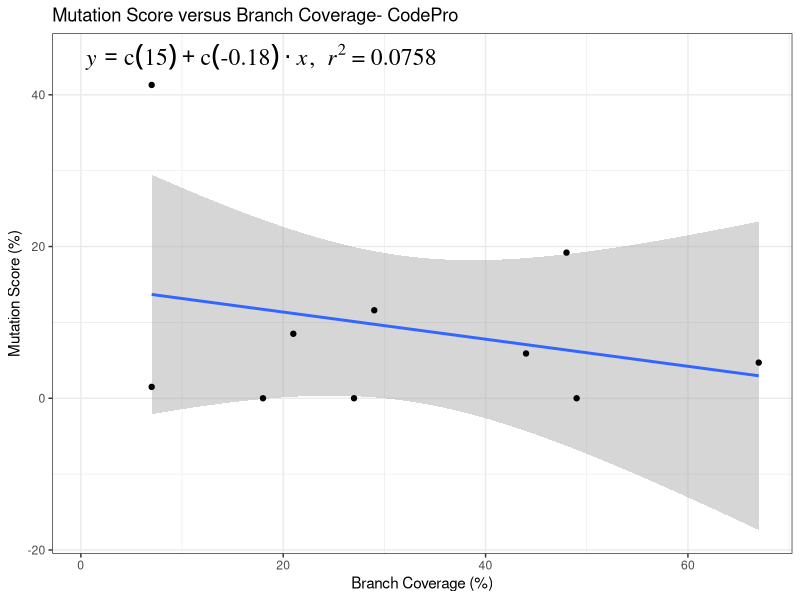
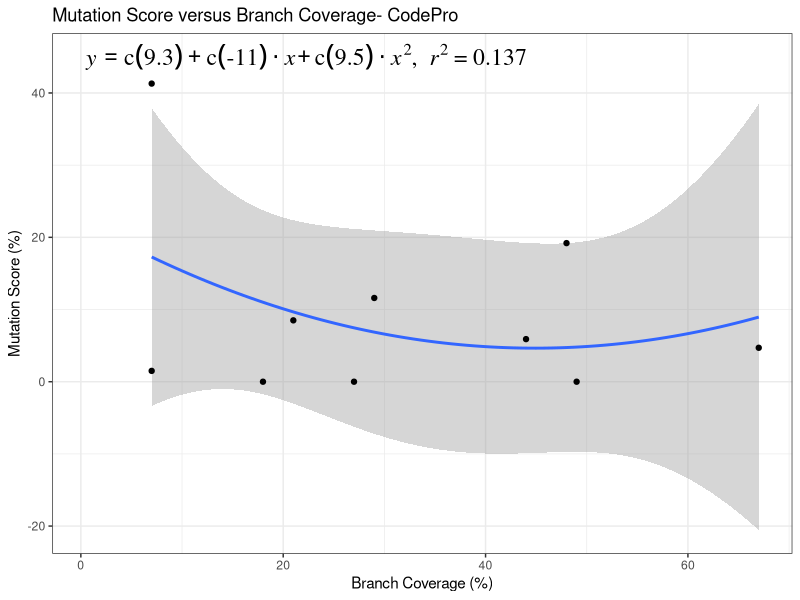
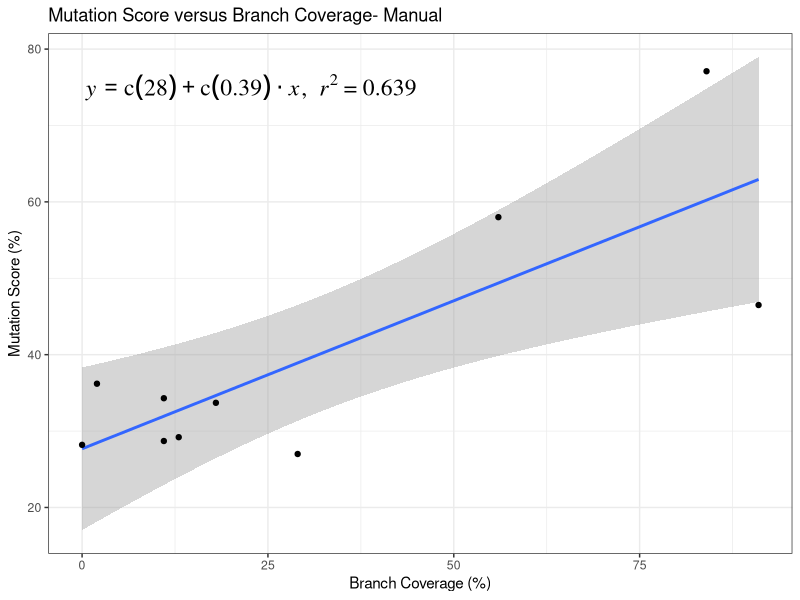
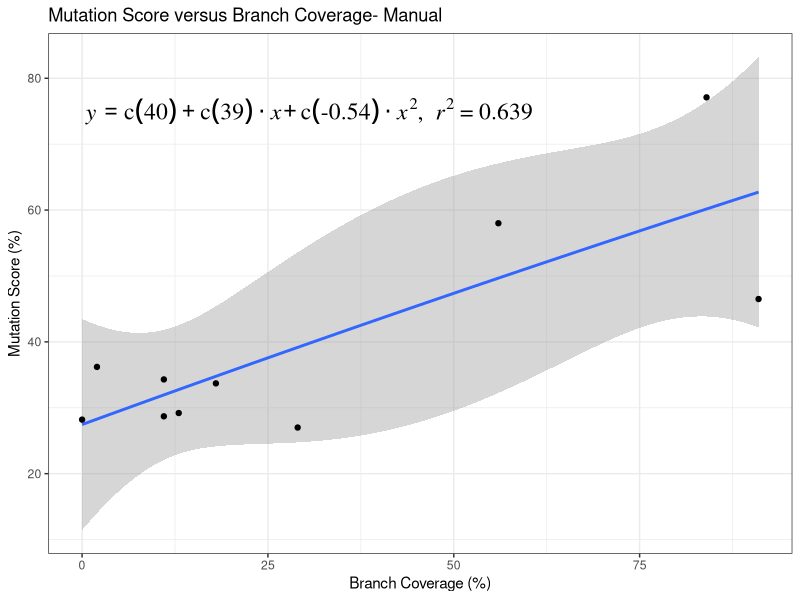
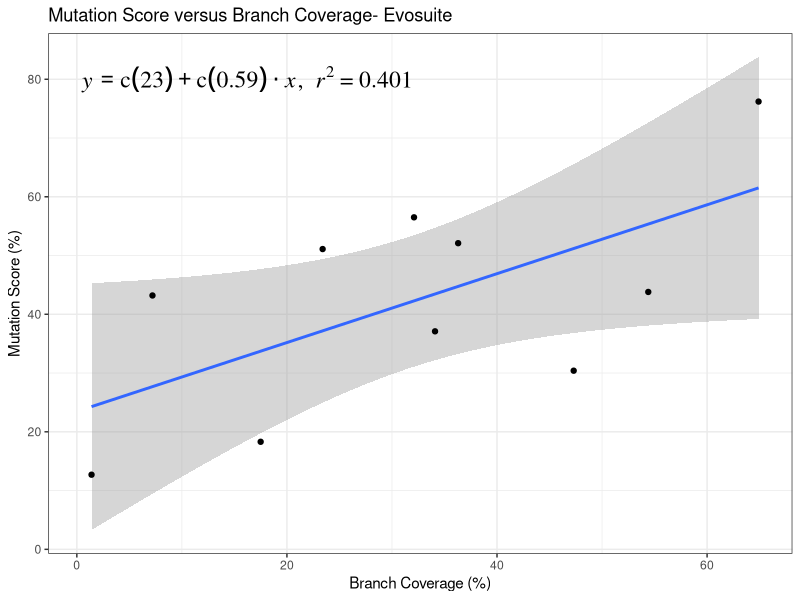
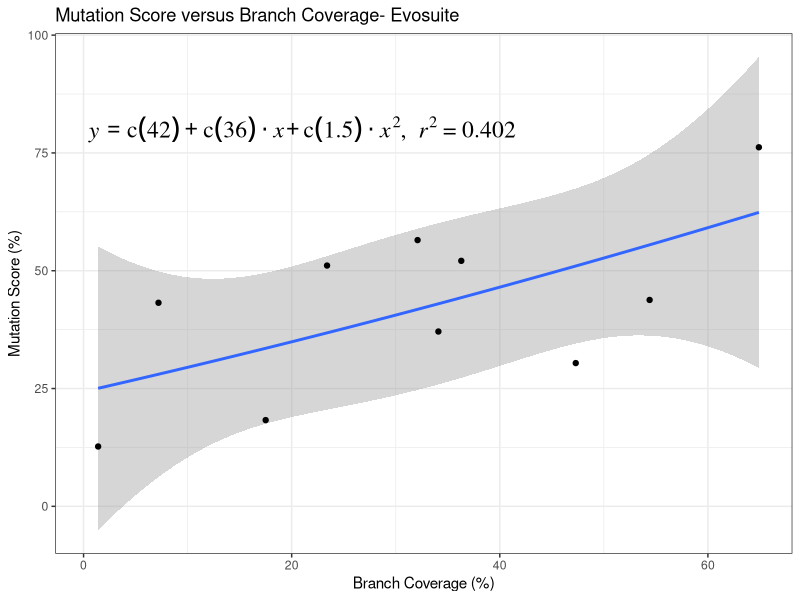
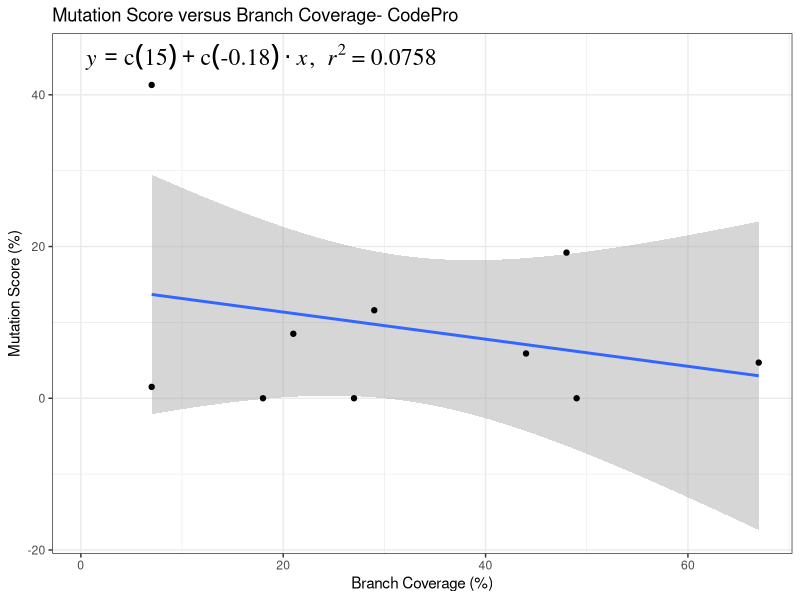
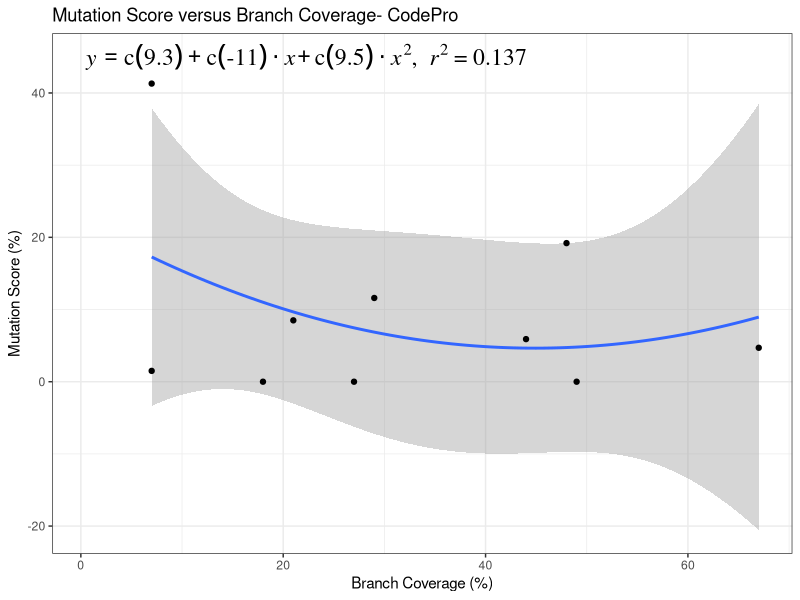

The R script that drew these images, in order:
library("ggplot2")
DoubleChecksoniTrust <- read.csv("BranchCov_versus_Mutation.csv")
data <- DoubleChecksoniTrust

# CodePro ---------------------------------------------------------
p1 <- ggplot(data, aes(x=CPBranchCov, y=CPMutation))
p2 <- p1 + theme_bw()
p3 <- p2 + labs(title="Mutation Score versus Branch Coverage- CodePro", x = "Branch Coverage (%)", y="Mutation Score (%)")

p4_line <- p3 + geom_smooth(method="lm",formula = y~ x)
p4_poly <- p3 + geom_smooth(method="lm",formula = y~ poly(x,2))

lm_poly_eqn = function(df){
m=lm(CPMutation ~ poly(CPBranchCov, 2), df)#2nd degree polynomial
eq <- substitute(italic(y) == a + b %.% italic(x)* + c %.% italic(x)^2* ","~~italic(r)^2~"="~r2,
list(a = format(coef(m)[1], digits = 2),
b = format(coef(m)[2], digits = 2),
c = format(coef(m)[3], digits = 2),
r2 = format(summary(m)$r.squared, digits = 3)))
as.character(as.expression(eq))
}

lm_line_eqn = function(df){
m=lm(CPMutation ~ CPBranchCov, df)#2nd degree polynomial-- need to fix
eq <- substitute(italic(y) == a + b %.% italic(x)*","~~italic(r)^2~"="~r2,
list(a = format(coef(m)[1], digits = 2),
b = format(coef(m)[2], digits = 2),
c = format(coef(m)[3], digits = 2),
r2 = format(summary(m)$r.squared, digits = 3)))
as.character(as.expression(eq))
}

p5_line <- p4_line + annotate("text", x=.5, y=45, label=lm_line_eqn(data), hjust=0, size=6, family="Times", face="italic", parse=TRUE)
p5_poly <- p4_poly + annotate("text", x=.5, y=45, label=lm_poly_eqn(data), hjust=0, size=6, family="Times", face="italic", parse=TRUE)

p5_line + geom_point()
ggsave("CodePro_BranchCov_versus_Mutation_line.pdf")
p5_poly + geom_point()
ggsave("CodePro_BranchCov_versus_Mutation_poly.pdf")

# Manual ---------------------------------------------------------
p1 <- ggplot(data, aes(x=MBranchCov, y=MMutation))
p2 <- p1 + theme_bw()
p3 <- p2 + labs(title="Mutation Score versus Branch Coverage- Manual", x = "Branch Coverage (%)", y="Mutation Score (%)")

p4_line <- p3 + geom_smooth(method="lm",formula = y~ x)
p4_poly <- p3 + geom_smooth(method="lm",formula = y~ poly(x,2))

lm_poly_eqn = function(df){
m=lm(MMutation ~ poly(MBranchCov, 2), df)#2nd degree polynomial
eq <- substitute(italic(y) == a + b %.% italic(x)* + c %.% italic(x)^2* ","~~italic(r)^2~"="~r2,
list(a = format(coef(m)[1], digits = 2),
b = format(coef(m)[2], digits = 2),
c = format(coef(m)[3], digits = 2),
r2 = format(summary(m)$r.squared, digits = 3)))
as.character(as.expression(eq))
}

lm_line_eqn = function(df){
m=lm(MMutation ~ MBranchCov, df)#2nd degree polynomial-- need to fix
eq <- substitute(italic(y) == a + b %.% italic(x)*","~~italic(r)^2~"="~r2,
list(a = format(coef(m)[1], digits = 2),
b = format(coef(m)[2], digits = 2),
c = format(coef(m)[3], digits = 2),
r2 = format(summary(m)$r.squared, digits = 3)))
as.character(as.expression(eq))
}

p5_line <- p4_line + annotate("text", x=.5, y=75, label=lm_line_eqn(data), hjust=0, size=6, family="Times", face="italic", parse=TRUE)
p5_poly <- p4_poly + annotate("text", x=.5, y=75, label=lm_poly_eqn(data), hjust=0, size=6, family="Times", face="italic", parse=TRUE)

p5_line + geom_point()
ggsave("Manual_BranchCov_versus_Mutation_line.pdf")
p5_poly + geom_point()
ggsave("Manual_BranchCov_versus_Mutation_poly.pdf")


# Evosuite ---------------------------------------------------------
p1 <- ggplot(data, aes(x=EBranchCov, y=EMutation))
p2 <- p1 + theme_bw()
p3 <- p2 + labs(title="Mutation Score versus Branch Coverage- Evosuite", x = "Branch Coverage (%)", y="Mutation Score (%)")

p4_line <- p3 + geom_smooth(method="lm",formula = y~ x)
p4_poly <- p3 + geom_smooth(method="lm",formula = y~ poly(x,2))

lm_poly_eqn = function(df){
m=lm(EMutation ~ poly(EBranchCov, 2), df)#2nd degree polynomial
eq <- substitute(italic(y) == a + b %.% italic(x)* + c %.% italic(x)^2* ","~~italic(r)^2~"="~r2,
list(a = format(coef(m)[1], digits = 2),
b = format(coef(m)[2], digits = 2),
c = format(coef(m)[3], digits = 2),
r2 = format(summary(m)$r.squared, digits = 3)))
as.character(as.expression(eq))
}

lm_line_eqn = function(df){
m=lm(EMutation ~ EBranchCov, df)#2nd degree polynomial-- need to fix
eq <- substitute(italic(y) == a + b %.% italic(x)*","~~italic(r)^2~"="~r2,
list(a = format(coef(m)[1], digits = 2),
b = format(coef(m)[2], digits = 2),
c = format(coef(m)[3], digits = 2),
r2 = format(summary(m)$r.squared, digits = 3)))
as.character(as.expression(eq))
}

p5_line <- p4_line + annotate("text", x=.5, y=80, label=lm_line_eqn(data), hjust=0, size=6, family="Times", face="italic", parse=TRUE)
p5_poly <- p4_poly + annotate("text", x=.5, y=80, label=lm_poly_eqn(data), hjust=0, size=6, family="Times", face="italic", parse=TRUE)

p5_line + geom_point()
ggsave("Evosuite_BranchCov_versus_Mutation_line.pdf")
p5_poly + geom_point()
ggsave("Evosuite_BranchCov_versus_Mutation_poly.pdf")
